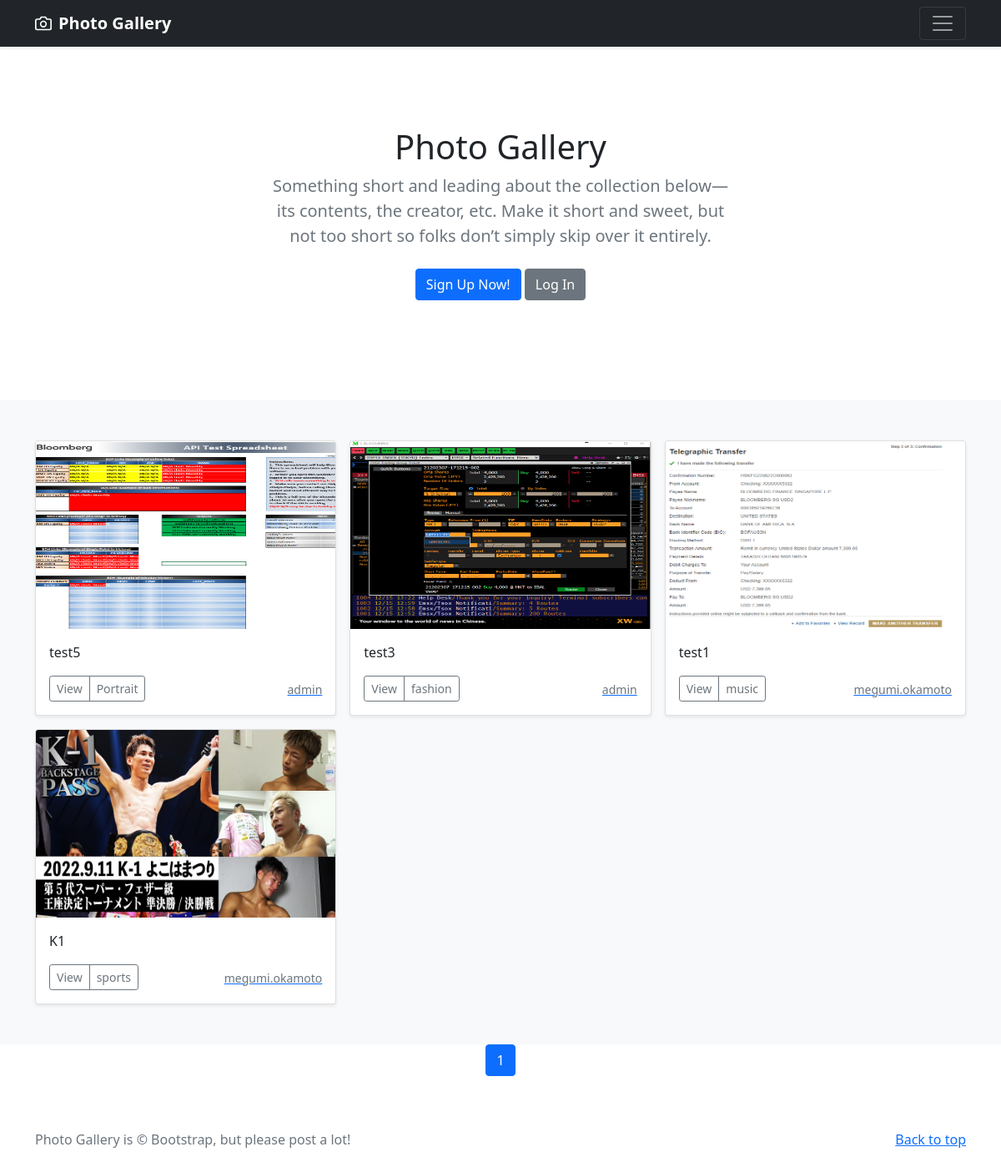
The page / on the database its author committed.
### photo/models.py (models this page shows, shortened)
class PhotoPost(models.Model):
    user = models.ForeignKey(
        CustomUser,
        verbose_name='ユーザー',
        on_delete=models.CASCADE
        )
    category = models.ForeignKey(
        Category,
        verbose_name='カテゴリ',
        on_delete=models.PROTECT
        )
    title = models.CharField(
        verbose_name='タイトル', # フィールドのタイトル
        max_length=200        # 最大文字数は200
        )
    comment = models.TextField(
        verbose_name='コメント',  # フィールドのタイトル
        )
    image1 = models.ImageField(
        verbose_name='イメージ1',# フィールドのタイトル
        upload_to = 'photos'   # MEDIA_ROOT以下のphotosにファイルを保存
        )
    image2 = models.ImageField(
        verbose_name='イメージ2',# フィールドのタイトル
        upload_to = 'photos',  # MEDIA_ROOT以下のphotosにファイルを保存
        blank=True,            # フィールド値の設定は必須でない
        null=True              # データベースにnullが保存されることを許容
        )
    posted_at = models.DateTimeField(
        verbose_name='投稿日時', # フィールドのタイトル
        auto_now_add=True       # 日時を自動追加
        )

class Category(models.Model):
    title = models.CharField(
        verbose_name='カテゴリ', # フィールドのタイトル
        max_length=20)

### accounts/models.py (models this page shows)
class CustomUser(AbstractUser):
    pass

### photo/views.py (the view)
# urls.py: path('', views.IndexView.as_view(), name='index'),
class IndexView(ListView):
    template_name ='index.html'
    queryset = PhotoPost.objects.order_by('-posted_at')
    paginate_by = 9

### photo/templates/index.html (shortened to what this page needs)
{% extends 'base.html' %}
      {% block contents %}
      {% include "photos_title.html" %}
      {% include "photos_list.html" %}
      {% include "pagination.html" %}
      {% endblock %}

### photo/templates/photos_list.html (shortened to what this page needs)
  <div class="album py-5 bg-light">
    <div class="container">
      <div class="row row-cols-1 row-cols-sm-2 row-cols-md-3 g-3">
        {% for record in object_list %}
        <div class="col">
          <div class="card shadow-sm">
            <img src="{{ record.image1.url }}"
                 class="bd-placeholder-img card-img-top"
                 width="100%" height="225"
                 xmlns="http://www.w3.org/2000/svg"
                 role="img" aria-label="Placeholder: Thumbnail"
                 preserveAspectRatio="xMidYMid slice"
                 focusable="false">
                 <rect width="100%" height="100%" fill="#55595c"/>
            <div class="card-body">
              <p class="card-text">
                {{record.title}}
              </p>
              <div class="d-flex justify-content-between align-items-center">
                <div class="btn-group">
                  <button type="button"
                          class="btn btn-sm btn-outline-secondary"
onclick="location.href='{% url 'photo:photo_detail' record.pk %}'">
                          View</button>
                  <button type="button"
                          class="btn btn-sm btn-outline-secondary"
onclick="location.href='{% url 'photo:photos_cat' category=record.category.id %}'">
                          {{record.category.title}}</button>
                </div>
                <a href="{% url 'photo:user_list' user=record.user.id %}">
                  <small class="text-muted">
                    {{record.user.username}}</small>
                </a>
              </div>
            </div>
          </div>
        </div>
        {% endfor %}
      </div>
    </div>
  </div>

### photo/templates/base.html (style rules this page uses)
.bd-placeholder-img { font-size: 1.125rem; text-anchor: middle; -webkit-user-select: none; -moz-user-select: none; user-select: none; }

### rows shown on the page
PhotoPost: image1 (picture), title "test5", category "Portrait", user.username "admin"
PhotoPost: image1 (picture), title "test3", category "fashion", user.username "admin"
PhotoPost: image1 (picture), title "test1", category "music", user.username "megumi.okamoto"
PhotoPost: image1 (picture), title "K1", category "sports", user.username "megumi.okamoto"

### other values the page prints
{{ num }} "1"
